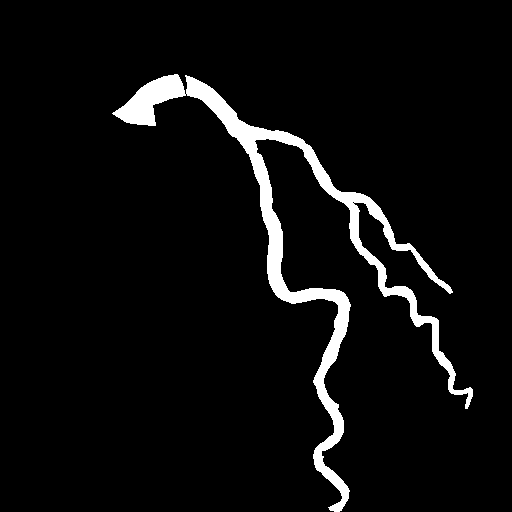
#> input picture AIML_testing/data/processed/syntax/train/masks/878.png, 512 x 512 px; its folder holds only this picture in this run
$ python postprocess_masks.py
#> lines starting #> are read from the running program, lines starting #| are printed output that depends on the picture; after the words box and inside, x2 and y2 are one past the last pixel; in counts of white or black regions, pixels touching at a corner belong together
#> in process_split, `original_mask = cv2.imread( str(mask_path), cv2.IMREAD_GRAYSCALE )`: original_mask: shape (512, 512); 5% white; 1 white region, box (x1, y1, x2, y2) and area: (112, 74, 473, 512) 13204

from pathlib import Path

import cv2
import numpy as np


# --------------------------------------------------
# 1. PROJECT PATHS
# --------------------------------------------------

ROOT = Path(__file__).resolve().parent.parent

IMAGE_ROOT = ROOT / "Dataset" / "arcade" / "arcade" / "syntax"
MASK_ROOT = ROOT / "data" / "processed" / "syntax"

OUTPUT_ROOT = ROOT / "data" / "processed" / "syntax_postprocessed"
PREVIEW_ROOT = ROOT / "outputs" / "postprocess_previews"

SPLITS = ["train", "val", "test"]

# Keep this low to avoid deleting thin vessel branches.
MIN_COMPONENT_AREA = 10

# Small closing operation to connect tiny gaps and fill small holes.
KERNEL_SIZE = 3


# --------------------------------------------------
# 2. POST-PROCESSING FUNCTION
# --------------------------------------------------

def postprocess_mask(mask):
    """
    Clean a binary vessel mask.

    Input:
        Grayscale mask with vessel pixels represented by 255.

    Output:
        Binary mask with background=0 and vessel=255.
    """

    # Ensure the mask is binary.
    binary = (mask > 127).astype(np.uint8) * 255

    # Close tiny gaps without using erosion/opening,
    # which can remove thin vessel branches.
    kernel = cv2.getStructuringElement(
        cv2.MORPH_ELLIPSE,
        (KERNEL_SIZE, KERNEL_SIZE)
    )

    cleaned = cv2.morphologyEx(
        binary,
        cv2.MORPH_CLOSE,
        kernel,
        iterations=1
    )
#> cleaned: shape (512, 512); 5% white; 1 white region, box (x1, y1, x2, y2) and area: (112, 74, 473, 512) 13238

    # Remove only very small connected components.
    number, labels, stats, _ = cv2.connectedComponentsWithStats(
        (cleaned > 0).astype(np.uint8),
        connectivity=8
    )
#> number = 2; stats = [[0, 0, 512, 512, 248906], [112, 74, 361, 438, 13238]]

    result = np.zeros_like(cleaned)
    removed_components = 0

    for component_id in range(1, number):
        area = stats[component_id, cv2.CC_STAT_AREA]

        if area >= MIN_COMPONENT_AREA:
            result[labels == component_id] = 255
        else:
            removed_components += 1
#> this loop made 1 pass
#> area on pass 1: 13238
#> after the loop, removed_components = 0

    return result, removed_components


# --------------------------------------------------
# 3. PROCESS ONE DATASET SPLIT
# --------------------------------------------------

def process_split(split):
    input_dir = MASK_ROOT / split / "masks"
    image_dir = IMAGE_ROOT / split / "images"

    output_dir = OUTPUT_ROOT / split / "masks"
    preview_dir = PREVIEW_ROOT / split

    output_dir.mkdir(parents=True, exist_ok=True)
    preview_dir.mkdir(parents=True, exist_ok=True)

    if not input_dir.exists():
        print(f"[SKIP] Mask directory missing: {input_dir}")
        return

    mask_paths = sorted(input_dir.glob("*.png"))

    if not mask_paths:
        print(f"[SKIP] No masks found in: {input_dir}")
        return

    processed = 0
    nonempty_before = 0
    nonempty_after = 0
    removed_total = 0
    preview_count = 0

    print(f"\n--- Processing {split.upper()} ---")
    print("Input masks:", len(mask_paths))

    for mask_path in mask_paths:
        original_mask = cv2.imread(
            str(mask_path),
            cv2.IMREAD_GRAYSCALE
        )

        if original_mask is None:
            print("[WARN] Could not read:", mask_path.name)
            continue

        if np.any(original_mask > 127):
            nonempty_before += 1

        cleaned_mask, removed = postprocess_mask(original_mask)
#> removed = 0

        output_path = output_dir / mask_path.name

        if not cv2.imwrite(str(output_path), cleaned_mask):
            raise RuntimeError(
                f"Could not save processed mask: {output_path}"
            )

        if np.any(cleaned_mask > 127):
            nonempty_after += 1

        removed_total += removed
#> removed_total = 0
        processed += 1

        # Save up to five overlays for visual inspection.
        if preview_count < 5 and np.any(cleaned_mask > 0):
            image_path = image_dir / mask_path.name

            if image_path.exists():
                image = cv2.imread(
                    str(image_path),
                    cv2.IMREAD_GRAYSCALE
                )

                if image is not None:
                    image = cv2.resize(
                        image,
                        (cleaned_mask.shape[1], cleaned_mask.shape[0])
                    )

                    original_color = cv2.cvtColor(
                        image,
                        cv2.COLOR_GRAY2BGR
                    )
#> original_color is the input picture: shape (512, 512, 3); 5% white; 1 white region, box (x1, y1, x2, y2) and area: (112, 74, 473, 512) 13204

                    overlay = original_color.copy()
                    overlay[cleaned_mask > 0] = (0, 255, 0)
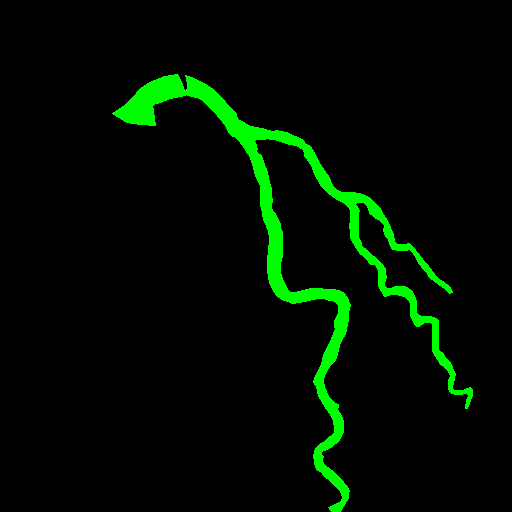
#> overlay: shape (512, 512, 3); 5.05% of pixels changed, all inside (x1, y1, x2, y2) = (112, 74, 473, 512)

                    blended = cv2.addWeighted(
                        original_color,
                        0.7,
                        overlay,
                        0.3,
                        0
                    )
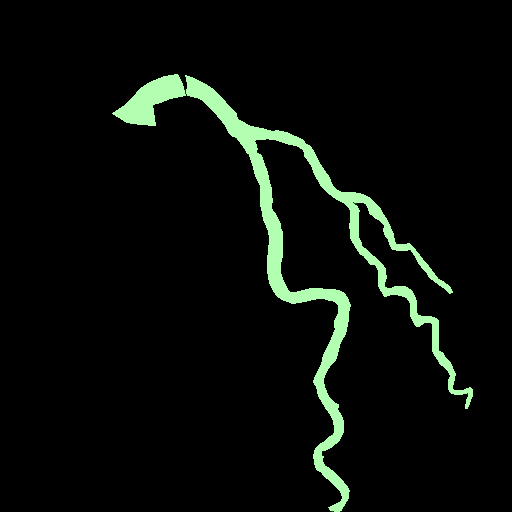
#> blended: shape (512, 512, 3); mean B, G, R 9, 12.9, 9

                    preview_path = (
                        preview_dir /
                        f"{mask_path.stem}_postprocessed.png"
                    )

                    cv2.imwrite(str(preview_path), blended)
                    preview_count += 1

        if processed % 100 == 0:
            print(f"Processed {processed}/{len(mask_paths)}")

    print("\nSummary:", split)
    print("Processed masks:", processed)
    print("Non-empty before:", nonempty_before)
    print("Non-empty after:", nonempty_after)
    print("Small components removed:", removed_total)
#| Small components removed: 0
    print("Cleaned masks:", output_dir)
    print("Preview overlays:", preview_dir)


# --------------------------------------------------
# 4. MAIN
# --------------------------------------------------

def main():
    print("Project root:", ROOT)
    print("Input masks:", MASK_ROOT)
    print("Output masks:", OUTPUT_ROOT)

    for split in SPLITS:
        process_split(split)
#> pass 2 of the loop in main, `for split in SPLITS:`:
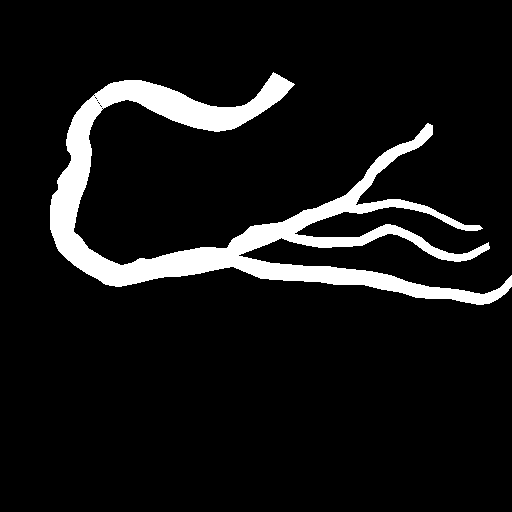
#> input picture AIML_testing/data/processed/syntax/val/masks/132.png, 512 x 512 px
#> original_mask: shape (512, 512); 8.7% white; 1 white region, box (x1, y1, x2, y2) and area: (50, 72, 512, 305) 22759
#> cleaned: shape (512, 512); 8.7% white; 1 white region, box (x1, y1, x2, y2) and area: (50, 72, 512, 305) 22778
#> the loop in postprocess_mask (call 2), `for component_id in range(1, number):` made 1 pass
#> area on pass 1: 22778
#> in process_split, original_color is the input picture: shape (512, 512, 3); 8.7% white; 1 white region, box (x1, y1, x2, y2) and area: (50, 72, 512, 305) 22759
#> in process_split (call 2), `overlay[cleaned_mask > 0] = (0, 255, 0)`:
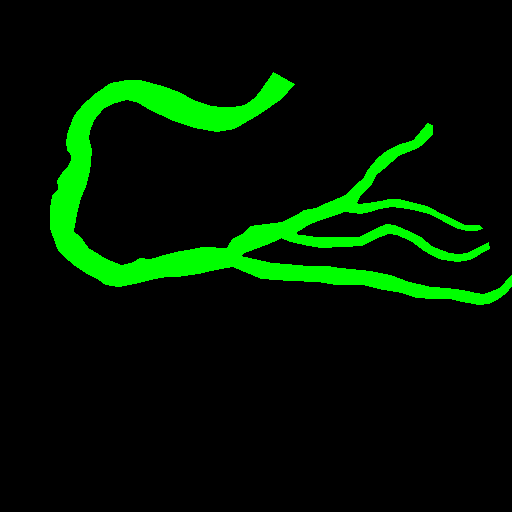
#> overlay: shape (512, 512, 3); 8.69% of pixels changed, all inside (x1, y1, x2, y2) = (50, 72, 512, 305)
#> in process_split (call 2), `blended = cv2.addWeighted( original_color, 0.7, overlay, 0.3, 0 )`:
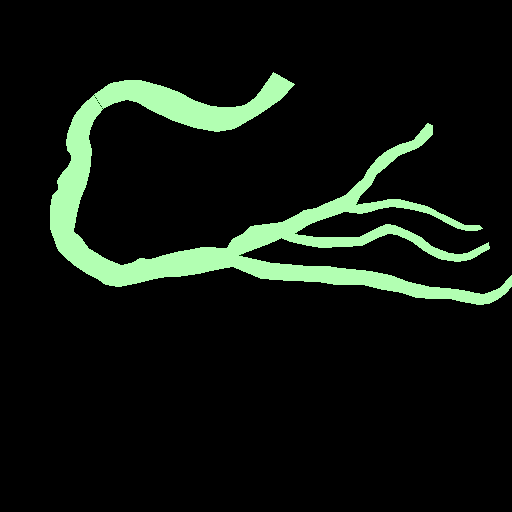
#> blended: shape (512, 512, 3); mean B, G, R 15.5, 22.1, 15.5

    print("\nPost-processing completed.")
    print("Visually inspect the previews before continuing.")


if __name__ == "__main__":
    main()
